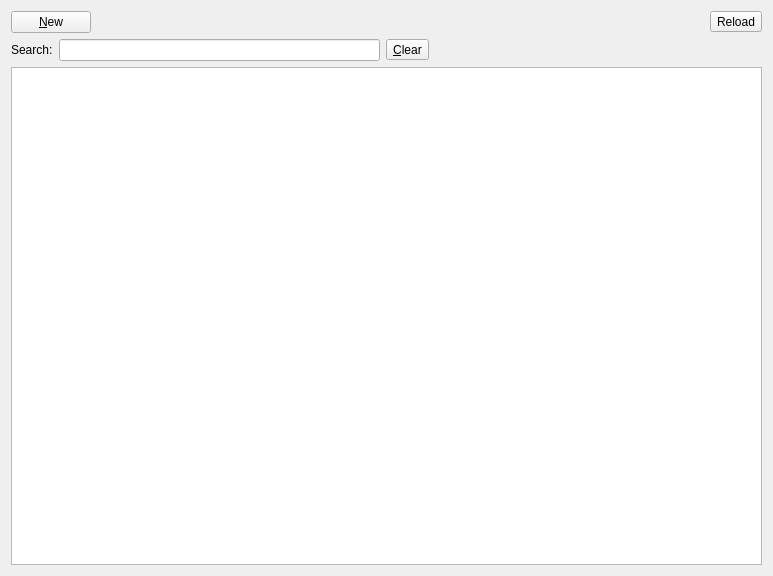
<?xml version="1.0" encoding="UTF-8"?>
<ui version="4.0">
 <class>page</class>
 <widget class="QWidget" name="page">
  <property name="geometry">
   <rect>
    <x>0</x>
    <y>0</y>
    <width>773</width>
    <height>576</height>
   </rect>
  </property>
  <property name="windowTitle">
   <string>Page</string>
  </property>
  <layout class="QVBoxLayout" name="verticalLayout_2">
   <item>
    <layout class="QVBoxLayout" name="verticalLayout">
     <item>
      <layout class="QHBoxLayout" name="horizontalLayout">
       <item>
        <widget class="QPushButton" name="newPB">
         <property name="text">
          <string>&amp;New</string>
         </property>
         <property name="icon">
          <iconset theme="document-new"/>
         </property>
        </widget>
       </item>
       <item>
        <spacer name="horizontalSpacer">
         <property name="orientation">
          <enum>Qt::Horizontal</enum>
         </property>
         <property name="sizeHint" stdset="0">
          <size>
           <width>40</width>
           <height>20</height>
          </size>
         </property>
        </spacer>
       </item>
       <item>
        <widget class="QToolButton" name="reloadPB">
         <property name="text">
          <string>Reload</string>
         </property>
        </widget>
       </item>
      </layout>
     </item>
     <item>
      <layout class="QHBoxLayout" name="horizontalLayout_2">
       <item>
        <widget class="QLabel" name="searchLB">
         <property name="text">
          <string>Search:</string>
         </property>
        </widget>
       </item>
       <item>
        <widget class="QLineEdit" name="searchLE"/>
       </item>
       <item>
        <widget class="QToolButton" name="clearSearchPB">
         <property name="text">
          <string>&amp;Clear</string>
         </property>
        </widget>
       </item>
       <item>
        <spacer name="horizontalSpacer_2">
         <property name="orientation">
          <enum>Qt::Horizontal</enum>
         </property>
         <property name="sizeHint" stdset="0">
          <size>
           <width>40</width>
           <height>20</height>
          </size>
         </property>
        </spacer>
       </item>
       <item>
        <widget class="QLabel" name="itemCountLB">
         <property name="text">
          <string/>
         </property>
        </widget>
       </item>
      </layout>
     </item>
     <item>
      <widget class="ItemsTreeView" name="treeView">
       <property name="sizePolicy">
        <sizepolicy hsizetype="Expanding" vsizetype="Expanding">
         <horstretch>1</horstretch>
         <verstretch>0</verstretch>
        </sizepolicy>
       </property>
       <property name="minimumSize">
        <size>
         <width>300</width>
         <height>0</height>
        </size>
       </property>
       <property name="editTriggers">
        <set>QAbstractItemView::NoEditTriggers</set>
       </property>
       <property name="selectionMode">
        <enum>QAbstractItemView::ExtendedSelection</enum>
       </property>
      </widget>
     </item>
    </layout>
   </item>
  </layout>
 </widget>
 <customwidgets>
  <customwidget>
   <class>ItemsTreeView</class>
   <extends>QTreeView</extends>
   <header>itemstreeview.h</header>
  </customwidget>
 </customwidgets>
 <resources/>
 <connections/>
</ui>
